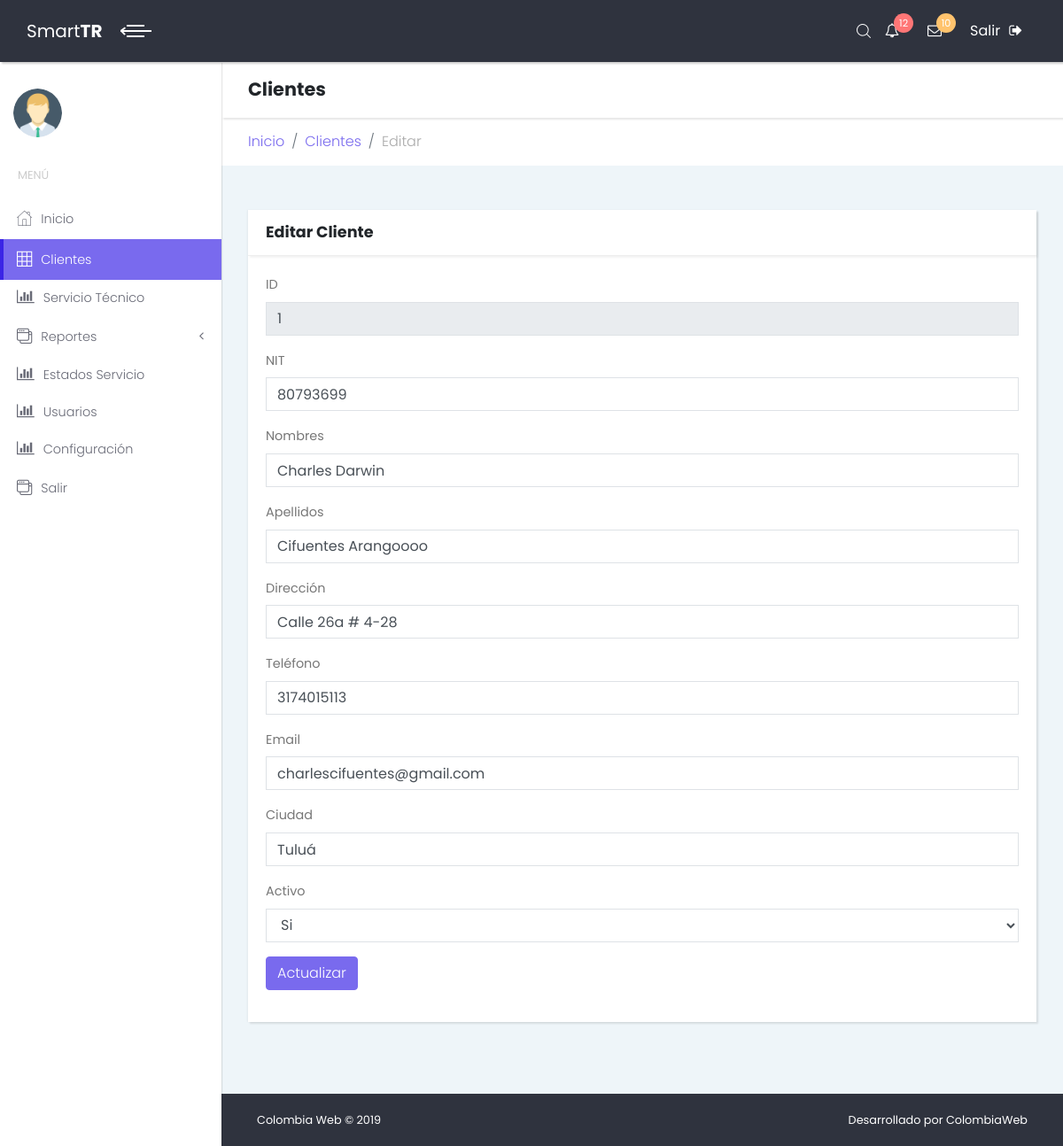
/ccustomers/edit/1, run on an earlier commit of the app's database.
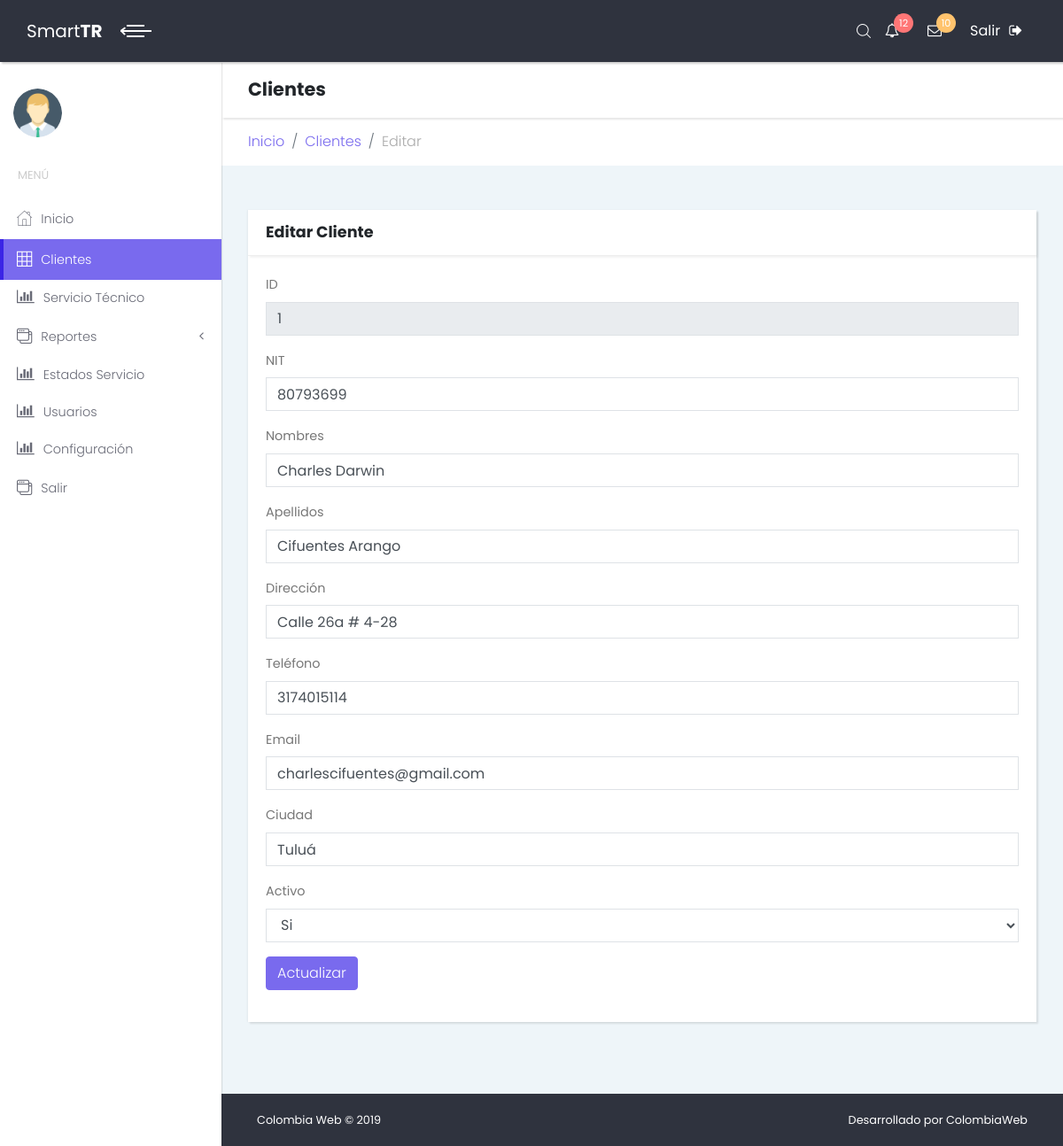
And on a later commit of the database.
### tables this page shows
CREATE TABLE `customers` (
  `customer_id` int(11) NOT NULL,
  `customer_nit` int(11) NOT NULL,
  `customer_firstname` varchar(45) DEFAULT NULL,
  `customer_lastname` varchar(45) DEFAULT NULL,
  `customer_address` varchar(45) DEFAULT NULL,
  `customer_phone` varchar(45) DEFAULT NULL,
  `customer_email` varchar(45) DEFAULT NULL,
  `customer_city` varchar(45) DEFAULT NULL,
  `customer_status` tinyint(1) NOT NULL DEFAULT '1'
);

### application/controllers/Ccustomers.php (called while the page is built, shortened)
<?php
class Ccustomers extends CI_Controller {
	public function __construct()
  	{
  		$this->load->model('mcustomers');
	}
	public function edit($id)
	{
		$data = array('customer' => $this->mcustomers->get_customer($id));
		$this->load->view('layout/header');
		$this->load->view('layout/sidebar');
		$this->load->view('customers/edit',$data);
		$this->load->view('layout/footer');
	}
}

### index.php (called while the page is built, shortened)
<?php
require_once BASEPATH.'core/CodeIgniter.php';

### application/models/Mcustomers.php (called while the page is built, shortened)
<?php
class Mcustomers extends CI_model{
    public function get_customer($id)
    {
        $this->db->where('customer_id',$id);
        $query = $this->db->get('customers');
        return $query->row();
    }
}

### application/views/customers/edit.php (the view, shortened to what this page needs)
<div class="content-inner">
          <header class="page-header">
            <div class="container-fluid">
              <h2 class="no-margin-bottom">Clientes</h2>
            </div>
          </header>
          <div class="breadcrumb-holder container-fluid">
            <ul class="breadcrumb">
              <li class="breadcrumb-item"><a href="<?php echo base_url('chome');?>">Inicio</a></li>
              <li class="breadcrumb-item active"><a href="<?php echo base_url('ccustomers');?>">Clientes</a></li>
              <li class="breadcrumb-item active">Editar</a></li>
            </ul>
          </div>
          <section class="forms">
            <div class="container-fluid">
              <div class="row">
                <div class="col-lg-12">
                  <div class="card">
                    <div class="card-header d-flex align-items-center">
                      <h3 class="h4">Editar Cliente</h3>
                    </div>
                    <div class="card-body">
                      <form action="<?php echo base_url('ccustomers/update'); ?>" method="POST">
                        <div class="form-group">
                          <label class="form-control-label">ID</label>
                          <input type="text" class="form-control" id="id" name="id" value="<?php echo $customer->customer_id ?>" readonly>
                        </div>
                        <div class="form-group">
                          <label class="form-control-label">NIT</label>
                          <input type="text" class="form-control" id="nit_edit" name="nit" value="<?php echo $customer->customer_nit ?>">
                        </div>
                        <div class="form-group">
                          <label class="form-control-label">Nombres</label>
                          <input type="text" class="form-control" id="firstname" name="firstname" value="<?php echo $customer->customer_firstname ?>">
                        </div>
                        <div class="form-group">
                          <label class="form-control-label">Apellidos</label>
                          <input type="text" class="form-control" id="lastname" name="lastname" value="<?php echo $customer->customer_lastname ?>">
                        </div>
                        <div class="form-group">
                          <label class="form-control-label">Dirección</label>
                          <input type="text" class="form-control" id="address" name="address" value="<?php echo $customer->customer_address ?>">
                        </div>
                        <div class="form-group">
                          <label class="form-control-label">Teléfono</label>
                          <input type="text" class="form-control" id="phone" name="phone" value="<?php echo $customer->customer_phone ?>">
                        </div>
                        <div class="form-group">
                          <label class="form-control-label">Email</label>
                          <input type="text" class="form-control" id="email" name="email" value="<?php echo $customer->customer_email ?>">
                        </div>
                        <div class="form-group">
                          <label class="form-control-label">Ciudad</label>
                          <input type="text" class="form-control" id="city" name="city" value="<?php echo $customer->customer_city ?>">
                        </div>
                        <div class="form-group">
                          <label class="form-control-label">Activo</label>
                          <select class="form-control select2" name="status">
                            <?php if ($customer->customer_status == 1): ?>
                              <option value="1" selected="selected">Si</option>
                            <?php else: ?>
                              <option value="0" selected="selected">No</option>
                            <?php endif; ?>
                          </select>
                        </div>
                        <div class="form-group">
                          <input type="submit" value="Actualizar" class="btn btn-primary" id="btn-enviar">
                        </div>
                      </form>
                    </div>
                  </div>
                </div>
              </div>
            </div>
          </section>

What changed in the data, as far as the page shows it:
changed customers "Charles Darwin": lastname "Cifuentes Arangoooo" → "Cifuentes Arango"; phone "3174015113" → "3174015114"
